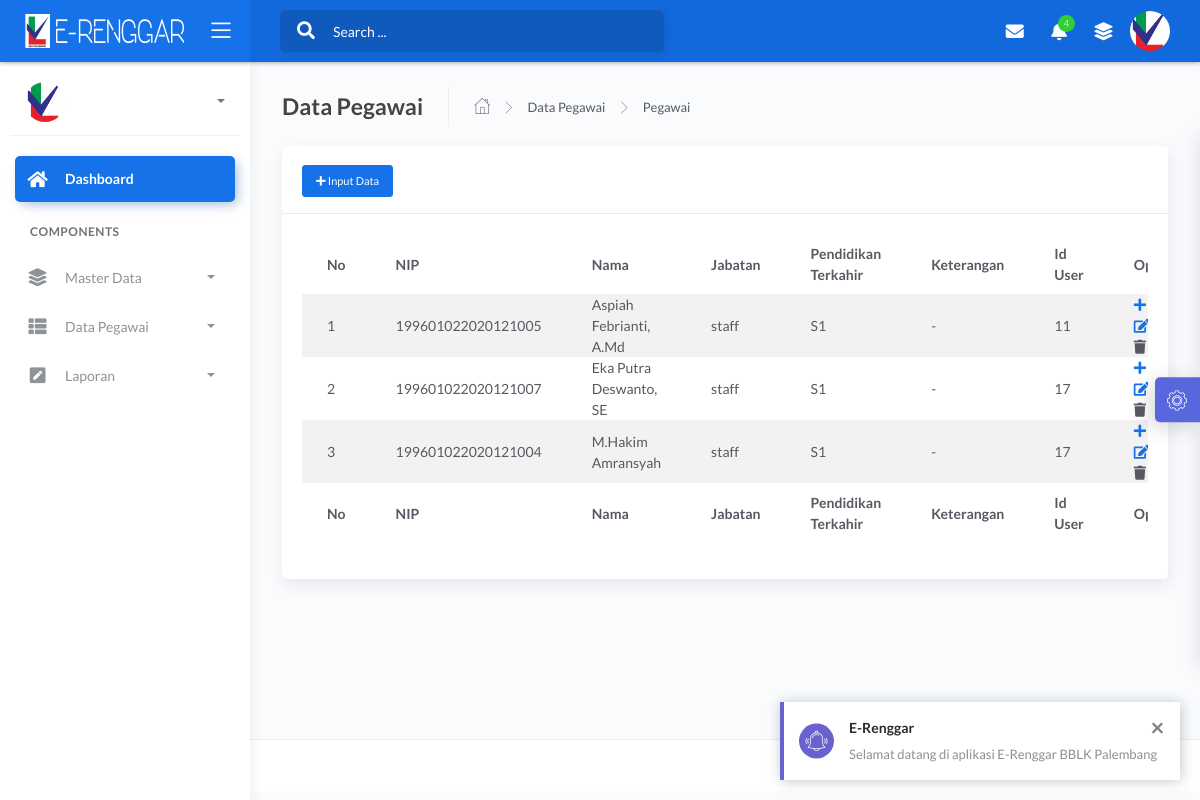
Before: /admin/pegawai.php?data with the older database file.
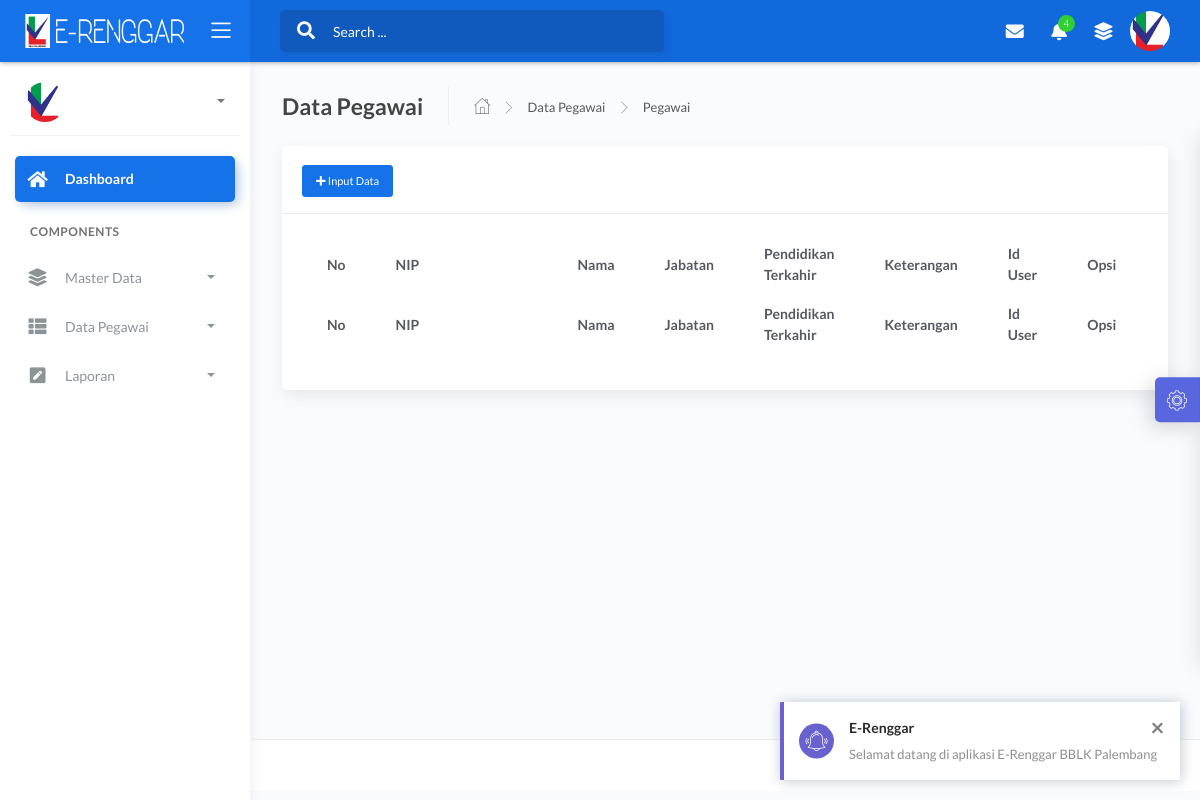
After: the same page with the newer database file.
### tables this page shows
CREATE TABLE `pegawai` (
  `id_pegawai` int(11) NOT NULL,
  `nip` varchar(255) NOT NULL,
  `nama` varchar(255) NOT NULL,
  `jabatan` varchar(255) NOT NULL,
  `pangkat_golongan` varchar(100) DEFAULT NULL,
  `pendidikan` varchar(255) NOT NULL,
  `keterangan` text NOT NULL,
  `id_user` int(11) NOT NULL
);

### admin/pegawai.php (the view, shortened to what this page needs)
<?php include 'header.php'; ?>
	<div class="main-panel">
			<div class="content">
				<div class="page-inner">
					<div class="page-header">
						<h4 class="page-title">Data Pegawai</h4>
						<ul class="breadcrumbs">
							<li class="nav-home">
								<a href="#">
									<i class="flaticon-home"></i>
								</a>
							</li>
							<li class="separator">
								<i class="flaticon-right-arrow"></i>
							</li>
							<li class="nav-item">
								<a href="#">Data Pegawai</a>
							</li>
							<li class="separator">
								<i class="flaticon-right-arrow"></i>
							</li>
							<li class="nav-item">
								<a href="pegawai.php?data">Pegawai</a>
							</li>
						</ul>
					</div>
					<?php if(isset($_GET['data'])){ ?>
					<div class="row">
						<div class="col-md-12">
							<div class="card">
								<div class="card-header">
									<h4 class="card-title"><button type="button" class="btn btn-sm btn-primary" data-toggle="modal" data-target="#modal-default">
                <span class="fas fa-plus"></span> Input Data</button></h4>
								</div>
								<div class="card-body">
									<div class="table-responsive">
										<table id="multi-filter-select" class="display table table-striped table-hover" >
											<thead>
												<tr>
													<th>No</th>
													<th width="250px">NIP</th>
										            <th>Nama</th>
										            <th>Jabatan</th>
										            <th>Pendidikan Terkahir</th>
										            <th>Keterangan</th>
										            <th>Id User</th>
													<th width="90px">Opsi</th>
												</tr>
											</thead>
											<tfoot>
												<tr>
													<th>No</th>
													<th width="250px">NIP</th>
										            <th>Nama</th>
										            <th>Jabatan</th>
										            <th>Pendidikan Terkahir</th>
										            <th>Keterangan</th>
										            <th>Id User</th>
													<th>Opsi</th>
												</tr>
											</tfoot>
											<tbody>
											<?php
									        $query = mysqli_query($koneksi,"SELECT * FROM pegawai");
									        $no=1;
									        while ($a = mysqli_fetch_array($query)) :?>
												<tr>
													<td><?php echo $no++; ?></td>
													<td><?php echo $a['nip'] ?></td>
													<td><?php echo $a['nama'] ?></td>
													<td><?php echo $a['jabatan'] ?></td>
													<td><?php echo $a['pendidikan'] ?></td>
													<td><?php echo $a['keterangan'] ?></td>
													<td><?php echo $a['id_user'] ?></td>
													<td><a class="blue" href="?lengkapidata&id_pegawai=<?php echo $a['id_pegawai']; ?>" title='Lengkapi Data'>
															<i class="ace-icon fa fa-plus bigger-130"></i>
														</a>
														<a class="green" href="?edit&id_pegawai=<?php echo $a['id_pegawai']; ?>"  title='Edit'>
															<i class="ace-icon fa fa-edit bigger-130"></i>
														</a>
														<a onclick="if(confirm('Apakah anda yakin ingin menghapus data ini ??')){ location.href='?hapus&id_pegawai=<?php echo $a['id_pegawai']; ?>' }" class="red"><i class="ace-icon fa fa-trash bigger-130"  title='Hapus'></i></a>
													</td>
												</tr>
												<?php endwhile;?>
											</tbody>
										</table>
									</div>
								</div>
							</div>
						</div>
					</div>
					  <?php } ?>
				</div>
			</div>
<?php include 'footer.php'?>

### admin/header.php (shortened to what this page needs)
<!DOCTYPE html>
<html lang="en">
<head>
	<link rel="stylesheet" href="../assets/css/bootstrap.min.css">
	<link rel="stylesheet" href="../assets/css/atlantis.min.css">
	<link rel="stylesheet" href="../assets/css/demo.css">
</head>
<body>
	<div class="wrapper">
		<div class="main-header">
			<div class="logo-header" data-background-color="blue">
				<a href="index.php" class="logo">
					<img src="../image/logorenggar.png" alt="navbar brand" class="navbar-brand">
				</a>
				<div class="nav-toggle">
					<button class="btn btn-toggle toggle-sidebar">
						<i class="icon-menu"></i>
					</button>
				</div>
			</div>
			<nav class="navbar navbar-header navbar-expand-lg" data-background-color="blue2">
				<div class="container-fluid">
					<div class="collapse" id="search-nav">
						<form class="navbar-left navbar-form nav-search mr-md-3">
							<div class="input-group">
								<div class="input-group-prepend">
									<button type="submit" class="btn btn-search pr-1">
										<i class="fa fa-search search-icon"></i>
									</button>
								</div>
								<input type="text" placeholder="Search ..." class="form-control">
							</div>
						</form>
					</div>
					<ul class="navbar-nav topbar-nav ml-md-auto align-items-center">
						<li class="nav-item dropdown hidden-caret">
							<a class="nav-link dropdown-toggle" href="#" id="messageDropdown" role="button" data-toggle="dropdown" aria-haspopup="true" aria-expanded="false">
								<i class="fa fa-envelope"></i>
							</a>
						</li>
						<li class="nav-item dropdown hidden-caret">
							<a class="nav-link dropdown-toggle" href="#" id="notifDropdown" role="button" data-toggle="dropdown" aria-haspopup="true" aria-expanded="false">
								<i class="fa fa-bell"></i>
								<span class="notification">4</span>
							</a>
						</li>
						<li class="nav-item dropdown hidden-caret">
							<a class="nav-link" data-toggle="dropdown" href="#" aria-expanded="false">
								<i class="fas fa-layer-group"></i>
							</a>
						</li>
						<li class="nav-item dropdown hidden-caret">
							<a class="dropdown-toggle profile-pic" data-toggle="dropdown" href="#" aria-expanded="false">
								<div class="avatar-sm">
									<img src="../image/logo.png" alt="..." class="avatar-img rounded-circle">
								</div>
							</a>
						</li>
					</ul>
				</div>
			</nav>
		</div>
		<div class="sidebar sidebar-style-2">
			<div class="sidebar-wrapper scrollbar scrollbar-inner">
				<div class="sidebar-content">
					<div class="user">
						<div class="avatar-sm float-left mr-2">
							<img src="../image/logo.png" alt="..." class="avatar-img rounded-circle">
						</div>
						<div class="info">
							<a data-toggle="collapse" href="#collapseExample" aria-expanded="true">
								<span>
									<span class="caret"></span>
								</span>
							</a>
							<div class="clearfix"></div>
						</div>
					</div>
					<ul class="nav nav-primary">
						<li class="nav-item active">
							<a href="index.php">
								<i class="fas fa-home"></i>
								<p>Dashboard</p>
							</a>
						</li>
						<li class="nav-section">
							<h4 class="text-section">Components</h4>
						</li>
						<li class="nav-item">
							<a data-toggle="collapse" href="#base">
								<i class="fas fa-layer-group"></i>
								<p>Master Data</p>
								<span class="caret"></span>
							</a>
						</li>
						<li class="nav-item">
							<a data-toggle="collapse" href="#sidebarLayouts">
								<i class="fas fa-th-list"></i>
								<p>Data Pegawai</p>
								<span class="caret"></span>
							</a>
						</li>
						<li class="nav-item">
							<a data-toggle="collapse" href="#forms">
								<i class="fas fa-pen-square"></i>
								<p>Laporan</p>
								<span class="caret"></span>
							</a>
						</li>
					</ul>
				</div>
			</div>
		</div>

### admin/footer.php (shortened to what this page needs)
			<footer class="footer">
				<div class="container-fluid">
					<div class="copyright ml-auto">
						2021, made with <i class="fa fa-heart heart text-danger"></i> by <a href="https://www.themekita.com">ThemeKita</a>
					</div>
				</div>
			</footer>
		</div>
		<div class="custom-template">
			<div class="custom-toggle">
				<i class="flaticon-settings"></i>
			</div>
		</div>
	</div>
</body>
</html>

### assets/css/demo.css (style rules this page uses)
.custom-template { position: fixed; top: 50%; transform: translateY(-50%); right: -325px; width: 325px; height: max-content; display: block; z-index: 1; background: #ffffff; transition: all .3s; z-index: 1003; box-shadow: -1px 1px 20px rgba(69, 65, 78, 0.15); border-top-left-radius: 5px; border-bottom-left-radius: 5px; transition: all .5s; }
.custom-template .custom-toggle { position: absolute; width: 45px; height: 45px; background: rgb(88, 103, 221); top: 50%; left: -45px; transform: translateY(-50%); display: flex; align-items: center; justify-content: center; text-align: center; border-top-left-radius: 5px; border-bottom-left-radius: 5px; border-right: 1px solid #177dff; cursor: pointer; color: #ffffff; box-shadow: -5px 5px 20px rgba(69, 65, 78, 0.21); }
.custom-template .custom-toggle i { font-size: 20px; animation: 1.3s spin linear infinite; }

Changed rows visible on the page:
removed pegawai: nip "199601022020121005", nama "Aspiah Febrianti, A.Md", jabatan "staff", pendidikan "S1", keterangan "-", id_user "11"
removed pegawai: nip "199601022020121007", nama "Eka Putra Deswanto, SE", jabatan "staff", pendidikan "S1", keterangan "-", id_user "17"
removed pegawai: nip "199601022020121004", nama "M.Hakim Amransyah", jabatan "staff", pendidikan "S1", keterangan "-", id_user "17"
